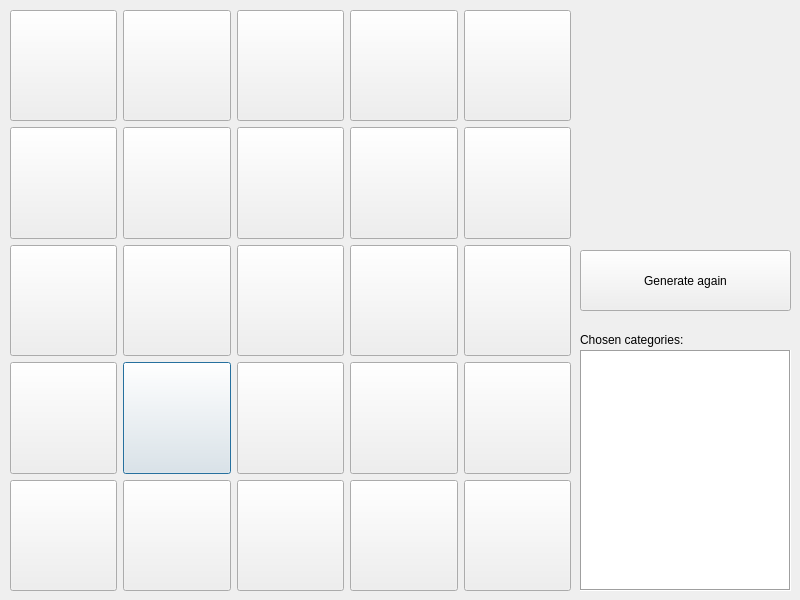
<?xml version="1.0" encoding="UTF-8"?>
<ui version="4.0">
 <class>Bingo</class>
 <widget class="QDialog" name="Bingo">
  <property name="geometry">
   <rect>
    <x>0</x>
    <y>0</y>
    <width>800</width>
    <height>600</height>
   </rect>
  </property>
  <property name="minimumSize">
   <size>
    <width>800</width>
    <height>600</height>
   </size>
  </property>
  <property name="maximumSize">
   <size>
    <width>800</width>
    <height>600</height>
   </size>
  </property>
  <property name="windowTitle">
   <string>Bingomonium</string>
  </property>
  <property name="windowIcon">
   <iconset resource="QtResourceFile.qrc">
    <normaloff>:/icons/logo.xpm</normaloff>:/icons/logo.xpm</iconset>
  </property>
  <widget class="QWidget" name="gridLayoutWidget">
   <property name="geometry">
    <rect>
     <x>10</x>
     <y>10</y>
     <width>561</width>
     <height>581</height>
    </rect>
   </property>
   <layout class="QGridLayout" name="grid_button">
    <item row="3" column="1">
     <widget class="QPushButton" name="pushButton42">
      <property name="sizePolicy">
       <sizepolicy hsizetype="Minimum" vsizetype="Expanding">
        <horstretch>0</horstretch>
        <verstretch>0</verstretch>
       </sizepolicy>
      </property>
      <property name="flat">
       <bool>false</bool>
      </property>
     </widget>
    </item>
    <item row="1" column="3">
     <widget class="QPushButton" name="pushButton24">
      <property name="sizePolicy">
       <sizepolicy hsizetype="Minimum" vsizetype="Expanding">
        <horstretch>0</horstretch>
        <verstretch>0</verstretch>
       </sizepolicy>
      </property>
      <property name="flat">
       <bool>false</bool>
      </property>
     </widget>
    </item>
    <item row="1" column="1">
     <widget class="QPushButton" name="pushButton22">
      <property name="sizePolicy">
       <sizepolicy hsizetype="Minimum" vsizetype="Expanding">
        <horstretch>0</horstretch>
        <verstretch>0</verstretch>
       </sizepolicy>
      </property>
      <property name="flat">
       <bool>false</bool>
      </property>
     </widget>
    </item>
    <item row="0" column="2">
     <widget class="QPushButton" name="pushButton13">
      <property name="sizePolicy">
       <sizepolicy hsizetype="Minimum" vsizetype="Expanding">
        <horstretch>0</horstretch>
        <verstretch>0</verstretch>
       </sizepolicy>
      </property>
      <property name="flat">
       <bool>false</bool>
      </property>
     </widget>
    </item>
    <item row="0" column="3">
     <widget class="QPushButton" name="pushButton14">
      <property name="sizePolicy">
       <sizepolicy hsizetype="Minimum" vsizetype="Expanding">
        <horstretch>0</horstretch>
        <verstretch>0</verstretch>
       </sizepolicy>
      </property>
      <property name="flat">
       <bool>false</bool>
      </property>
     </widget>
    </item>
    <item row="0" column="4">
     <widget class="QPushButton" name="pushButton15">
      <property name="sizePolicy">
       <sizepolicy hsizetype="Minimum" vsizetype="Expanding">
        <horstretch>0</horstretch>
        <verstretch>0</verstretch>
       </sizepolicy>
      </property>
      <property name="flat">
       <bool>false</bool>
      </property>
     </widget>
    </item>
    <item row="0" column="1">
     <widget class="QPushButton" name="pushButton12">
      <property name="sizePolicy">
       <sizepolicy hsizetype="Minimum" vsizetype="Expanding">
        <horstretch>0</horstretch>
        <verstretch>0</verstretch>
       </sizepolicy>
      </property>
      <property name="flat">
       <bool>false</bool>
      </property>
     </widget>
    </item>
    <item row="3" column="4">
     <widget class="QPushButton" name="pushButton45">
      <property name="sizePolicy">
       <sizepolicy hsizetype="Minimum" vsizetype="Expanding">
        <horstretch>0</horstretch>
        <verstretch>0</verstretch>
       </sizepolicy>
      </property>
      <property name="flat">
       <bool>false</bool>
      </property>
     </widget>
    </item>
    <item row="1" column="0">
     <widget class="QPushButton" name="pushButton21">
      <property name="sizePolicy">
       <sizepolicy hsizetype="Minimum" vsizetype="Expanding">
        <horstretch>0</horstretch>
        <verstretch>0</verstretch>
       </sizepolicy>
      </property>
      <property name="flat">
       <bool>false</bool>
      </property>
     </widget>
    </item>
    <item row="2" column="4">
     <widget class="QPushButton" name="pushButton35">
      <property name="sizePolicy">
       <sizepolicy hsizetype="Minimum" vsizetype="Expanding">
        <horstretch>0</horstretch>
        <verstretch>0</verstretch>
       </sizepolicy>
      </property>
      <property name="flat">
       <bool>false</bool>
      </property>
     </widget>
    </item>
    <item row="3" column="3">
     <widget class="QPushButton" name="pushButton44">
      <property name="sizePolicy">
       <sizepolicy hsizetype="Minimum" vsizetype="Expanding">
        <horstretch>0</horstretch>
        <verstretch>0</verstretch>
       </sizepolicy>
      </property>
      <property name="flat">
       <bool>false</bool>
      </property>
     </widget>
    </item>
    <item row="3" column="0">
     <widget class="QPushButton" name="pushButton41">
      <property name="sizePolicy">
       <sizepolicy hsizetype="Minimum" vsizetype="Expanding">
        <horstretch>0</horstretch>
        <verstretch>0</verstretch>
       </sizepolicy>
      </property>
      <property name="flat">
       <bool>false</bool>
      </property>
     </widget>
    </item>
    <item row="2" column="2">
     <widget class="QPushButton" name="pushButton33">
      <property name="sizePolicy">
       <sizepolicy hsizetype="Minimum" vsizetype="Expanding">
        <horstretch>0</horstretch>
        <verstretch>0</verstretch>
       </sizepolicy>
      </property>
      <property name="flat">
       <bool>false</bool>
      </property>
     </widget>
    </item>
    <item row="0" column="0">
     <widget class="QPushButton" name="pushButton11">
      <property name="sizePolicy">
       <sizepolicy hsizetype="Minimum" vsizetype="Expanding">
        <horstretch>0</horstretch>
        <verstretch>0</verstretch>
       </sizepolicy>
      </property>
      <property name="flat">
       <bool>false</bool>
      </property>
     </widget>
    </item>
    <item row="4" column="1">
     <widget class="QPushButton" name="pushButton52">
      <property name="sizePolicy">
       <sizepolicy hsizetype="Minimum" vsizetype="Expanding">
        <horstretch>0</horstretch>
        <verstretch>0</verstretch>
       </sizepolicy>
      </property>
      <property name="flat">
       <bool>false</bool>
      </property>
     </widget>
    </item>
    <item row="4" column="4">
     <widget class="QPushButton" name="pushButton55">
      <property name="sizePolicy">
       <sizepolicy hsizetype="Minimum" vsizetype="Expanding">
        <horstretch>0</horstretch>
        <verstretch>0</verstretch>
       </sizepolicy>
      </property>
      <property name="flat">
       <bool>false</bool>
      </property>
     </widget>
    </item>
    <item row="2" column="1">
     <widget class="QPushButton" name="pushButton32">
      <property name="sizePolicy">
       <sizepolicy hsizetype="Minimum" vsizetype="Expanding">
        <horstretch>0</horstretch>
        <verstretch>0</verstretch>
       </sizepolicy>
      </property>
      <property name="flat">
       <bool>false</bool>
      </property>
     </widget>
    </item>
    <item row="4" column="3">
     <widget class="QPushButton" name="pushButton54">
      <property name="sizePolicy">
       <sizepolicy hsizetype="Minimum" vsizetype="Expanding">
        <horstretch>0</horstretch>
        <verstretch>0</verstretch>
       </sizepolicy>
      </property>
      <property name="flat">
       <bool>false</bool>
      </property>
     </widget>
    </item>
    <item row="4" column="0">
     <widget class="QPushButton" name="pushButton51">
      <property name="sizePolicy">
       <sizepolicy hsizetype="Minimum" vsizetype="Expanding">
        <horstretch>0</horstretch>
        <verstretch>0</verstretch>
       </sizepolicy>
      </property>
      <property name="flat">
       <bool>false</bool>
      </property>
     </widget>
    </item>
    <item row="2" column="0">
     <widget class="QPushButton" name="pushButton31">
      <property name="sizePolicy">
       <sizepolicy hsizetype="Minimum" vsizetype="Expanding">
        <horstretch>0</horstretch>
        <verstretch>0</verstretch>
       </sizepolicy>
      </property>
      <property name="flat">
       <bool>false</bool>
      </property>
     </widget>
    </item>
    <item row="1" column="2">
     <widget class="QPushButton" name="pushButton23">
      <property name="sizePolicy">
       <sizepolicy hsizetype="Minimum" vsizetype="Expanding">
        <horstretch>0</horstretch>
        <verstretch>0</verstretch>
       </sizepolicy>
      </property>
      <property name="flat">
       <bool>false</bool>
      </property>
     </widget>
    </item>
    <item row="2" column="3">
     <widget class="QPushButton" name="pushButton34">
      <property name="sizePolicy">
       <sizepolicy hsizetype="Minimum" vsizetype="Expanding">
        <horstretch>0</horstretch>
        <verstretch>0</verstretch>
       </sizepolicy>
      </property>
      <property name="flat">
       <bool>false</bool>
      </property>
     </widget>
    </item>
    <item row="1" column="4">
     <widget class="QPushButton" name="pushButton25">
      <property name="sizePolicy">
       <sizepolicy hsizetype="Minimum" vsizetype="Expanding">
        <horstretch>0</horstretch>
        <verstretch>0</verstretch>
       </sizepolicy>
      </property>
      <property name="flat">
       <bool>false</bool>
      </property>
     </widget>
    </item>
    <item row="4" column="2">
     <widget class="QPushButton" name="pushButton53">
      <property name="sizePolicy">
       <sizepolicy hsizetype="Minimum" vsizetype="Expanding">
        <horstretch>0</horstretch>
        <verstretch>0</verstretch>
       </sizepolicy>
      </property>
      <property name="flat">
       <bool>false</bool>
      </property>
     </widget>
    </item>
    <item row="3" column="2">
     <widget class="QPushButton" name="pushButton43">
      <property name="sizePolicy">
       <sizepolicy hsizetype="Minimum" vsizetype="Expanding">
        <horstretch>0</horstretch>
        <verstretch>0</verstretch>
       </sizepolicy>
      </property>
      <property name="flat">
       <bool>false</bool>
      </property>
     </widget>
    </item>
   </layout>
  </widget>
  <widget class="QListView" name="listView_categories">
   <property name="geometry">
    <rect>
     <x>580</x>
     <y>350</y>
     <width>211</width>
     <height>241</height>
    </rect>
   </property>
   <property name="sizePolicy">
    <sizepolicy hsizetype="Expanding" vsizetype="Expanding">
     <horstretch>0</horstretch>
     <verstretch>0</verstretch>
    </sizepolicy>
   </property>
   <property name="toolTip">
    <string>&lt;html&gt;&lt;head/&gt;&lt;body&gt;&lt;p&gt;Check categories that should be included in bingo and click &amp;quot;Generate again&amp;quot; button.&lt;/p&gt;&lt;/body&gt;&lt;/html&gt;</string>
   </property>
   <property name="frameShape">
    <enum>QFrame::Box</enum>
   </property>
   <property name="editTriggers">
    <set>QAbstractItemView::NoEditTriggers</set>
   </property>
   <property name="selectionMode">
    <enum>QAbstractItemView::MultiSelection</enum>
   </property>
   <property name="selectionRectVisible">
    <bool>true</bool>
   </property>
  </widget>
  <widget class="QLabel" name="label_bingo">
   <property name="geometry">
    <rect>
     <x>580</x>
     <y>10</y>
     <width>211</width>
     <height>101</height>
    </rect>
   </property>
   <property name="font">
    <font>
     <pointsize>24</pointsize>
     <weight>75</weight>
     <bold>true</bold>
    </font>
   </property>
   <property name="text">
    <string/>
   </property>
   <property name="alignment">
    <set>Qt::AlignCenter</set>
   </property>
  </widget>
  <widget class="QPushButton" name="pushButton_regenBingo">
   <property name="geometry">
    <rect>
     <x>580</x>
     <y>250</y>
     <width>211</width>
     <height>61</height>
    </rect>
   </property>
   <property name="text">
    <string>Generate again</string>
   </property>
  </widget>
  <widget class="QLabel" name="label">
   <property name="geometry">
    <rect>
     <x>580</x>
     <y>330</y>
     <width>211</width>
     <height>20</height>
    </rect>
   </property>
   <property name="text">
    <string>Chosen categories:</string>
   </property>
  </widget>
 </widget>
 <resources>
  <include location="QtResourceFile.qrc"/>
 </resources>
 <connections/>
</ui>
